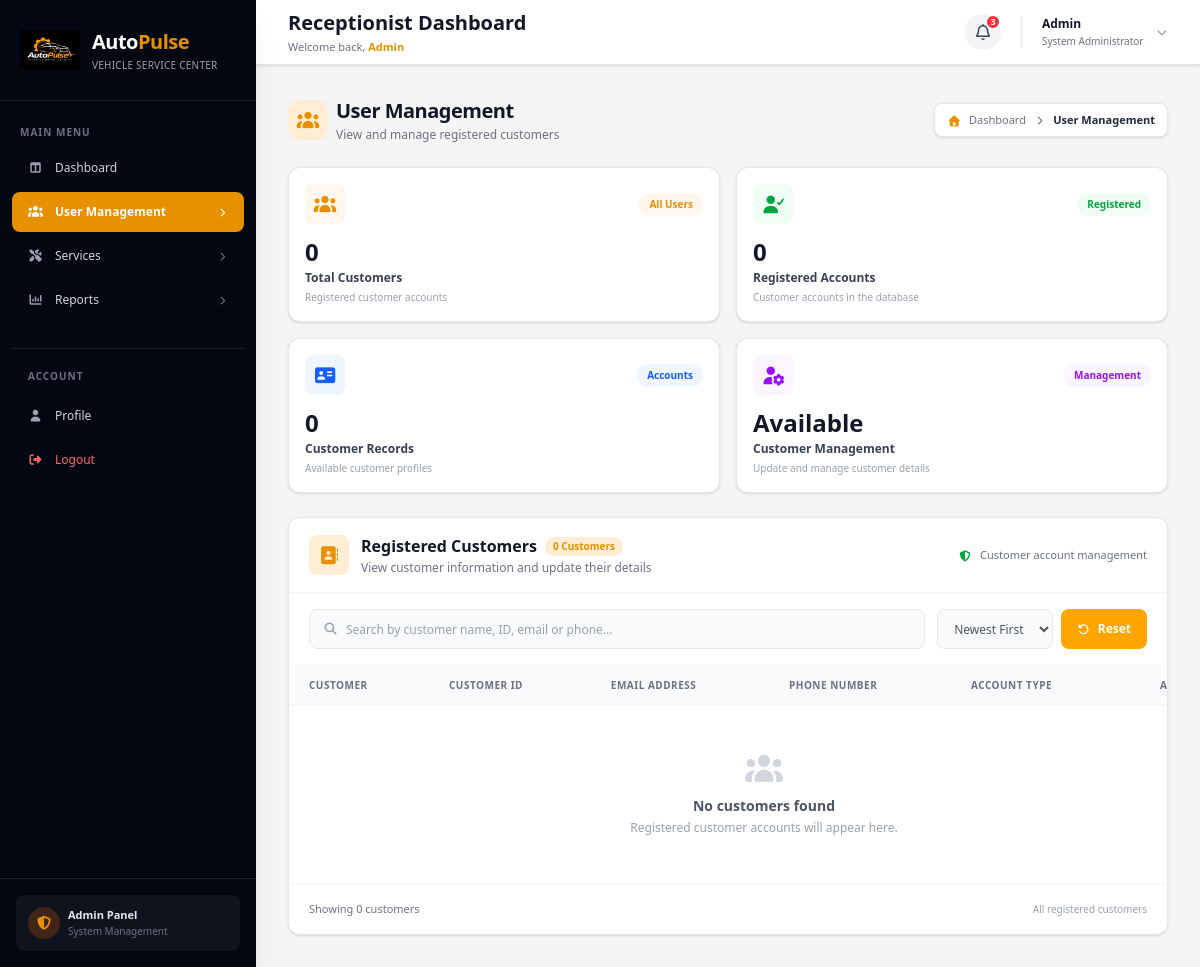
Page /HTML/receptionist/user_management.php on the earlier database version.
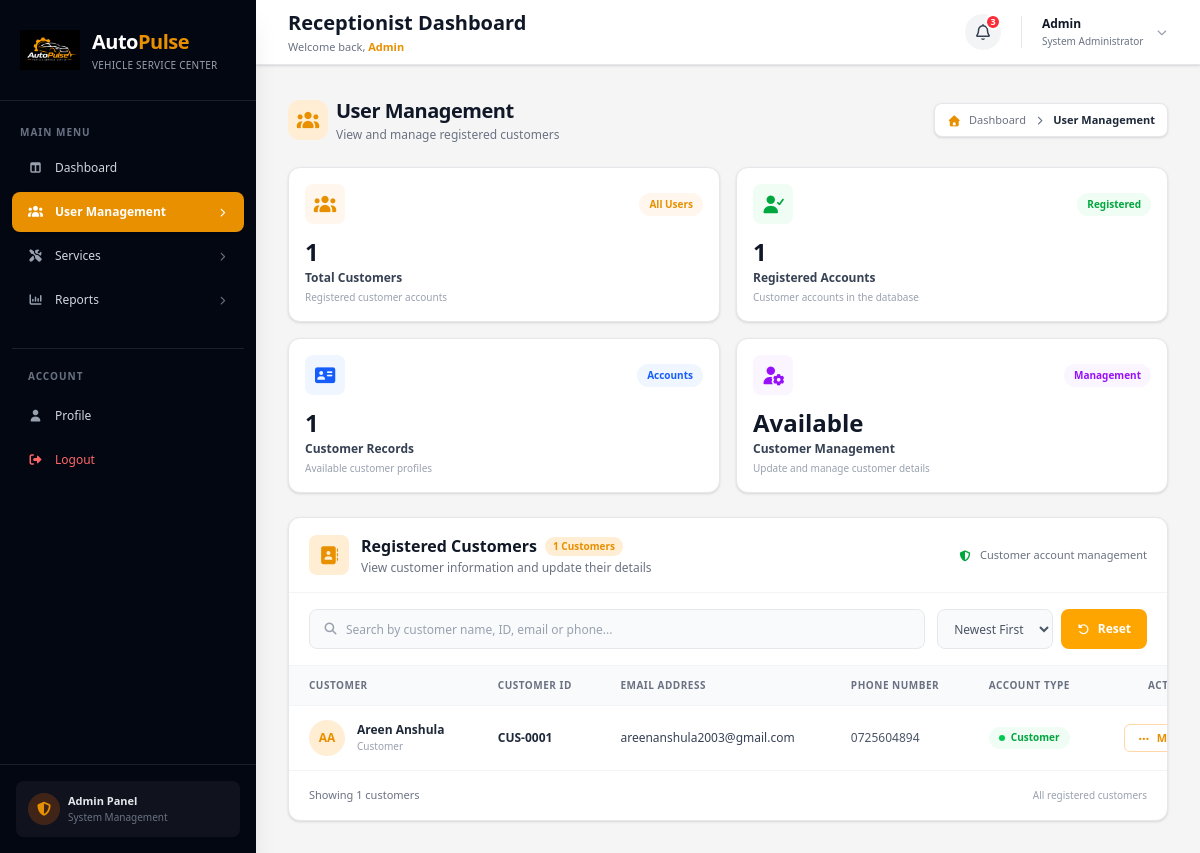
Same page on the later database version.
### tables this page shows
CREATE TABLE `users` (
  `id` int(11) NOT NULL,
  `full_name` varchar(255) NOT NULL,
  `email` varchar(255) NOT NULL,
  `phone` varchar(255) NOT NULL,
  `password` varchar(255) NOT NULL,
  `role` varchar(255) NOT NULL DEFAULT 'client',
  `created_at` timestamp NOT NULL DEFAULT current_timestamp() ON UPDATE current_timestamp()
);

### PHP/receptionist_user_managent_backend.php (called while the page is built, shortened)
<?php
try {
    $conn = new mysqli("localhost", "root", "", "autopulse");
    $conn->set_charset("utf8mb4");
} catch (mysqli_sql_exception $e) {
    die("Database connection failed: " . htmlspecialchars($e->getMessage()));
}
$clients = [];
$stmt = $conn->prepare("
    SELECT id, full_name, email, phone, role
    FROM users
    WHERE LOWER(role) IN ('client', 'customer')
    ORDER BY id DESC
");
$stmt->execute();
$result = $stmt->get_result();
while ($row = $result->fetch_assoc()) {
    $clients[] = $row;
}
?>

### HTML/receptionist/user_management.php (the view, shortened to what the rows shown need)
<?php
include "../../PHP/receptionist_user_managent_backend.php";
?>
<!DOCTYPE html>
<html lang="en">
<head>
    <script src="https://cdn.jsdelivr.net/npm/@tailwindcss/browser@4.3.3"></script>
    <link rel="stylesheet" href="https://cdnjs.cloudflare.com/ajax/libs/font-awesome/7.3.1/css/all.min.css">
</head>
<body class="min-h-screen bg-[#F5F5F5] font-poppins text-gray-800">
    <div class="flex min-h-screen">
        <aside
            class="fixed left-0 top-0 z-50 hidden h-screen w-64 flex-col overflow-y-auto bg-gray-950 text-white shadow-xl lg:flex">
            <div class="border-b border-white/10 px-5 py-5">
                <a href="../homepage.php" class="flex items-center gap-3">
                    <div>
                        <h1 class="text-xl font-bold tracking-tight">Auto<span class="text-[#E89000]">Pulse</span></h1>
                    </div>
                </a>
            </div>
        </aside>
        <main class="min-w-0 flex-1 lg:ml-64">
            <header class="sticky top-0 z-40 border-b border-gray-200 bg-white shadow-sm">
                <div class="flex h-16 items-center justify-between px-4 sm:px-6 lg:px-8">
                    <div>
                        <h2 class="text-lg font-bold text-gray-900 sm:text-xl">Receptionist Dashboard</h2>
                    </div>
                </div>
            </header>
            <div class="space-y-6 p-4 sm:p-6 lg:p-8">
                <section class="flex flex-col gap-4 sm:flex-row sm:items-center sm:justify-between">
                    <div>
                        <div class="flex items-center gap-2">
                            <div>
                                <h1 class="text-xl font-bold tracking-tight text-gray-900">User Management</h1>
                            </div>
                        </div>
                    </div>
                </section>
                <section class="overflow-hidden rounded-xl border border-gray-200 bg-white shadow-sm">
                    <div
                        class="flex flex-col gap-3 border-b border-gray-100 px-5 py-4 sm:flex-row sm:items-center sm:justify-between">
                        <div class="flex items-center gap-3">
                            <div>
                                <div class="flex flex-wrap items-center gap-2">
                                    <h2 class="text-base font-bold text-gray-900">Registered Customers</h2>
                                </div>
                            </div>
                        </div>
                    </div>
                    <div class="overflow-x-auto">
                        <table class="w-full min-w-[950px] text-left">
                            <thead>
                                <tr class="border-y border-gray-100 bg-gray-50">
                                    <th class="px-5 py-3 text-[10px] font-bold uppercase tracking-wider text-gray-500">
                                        Customer</th>
                                    <th class="px-5 py-3 text-[10px] font-bold uppercase tracking-wider text-gray-500">
                                        Customer ID</th>
                                    <th class="px-5 py-3 text-[10px] font-bold uppercase tracking-wider text-gray-500">
                                        Email Address</th>
                                    <th class="px-5 py-3 text-[10px] font-bold uppercase tracking-wider text-gray-500">
                                        Phone Number</th>
                                    <th class="px-5 py-3 text-[10px] font-bold uppercase tracking-wider text-gray-500">
                                        Account Type</th>
                                    <th
                                        class="px-5 py-3 text-center text-[10px] font-bold uppercase tracking-wider text-gray-500">
                                        Action</th>
                                </tr>
                            </thead>
                            <tbody id="customerTableBody" class="divide-y divide-gray-100 text-xs text-gray-600">
                                <?php if (!empty($clients)): ?>
                                    <?php foreach ($clients as $index => $client): ?>
                                        <?php
                                        $name = $client['full_name'] ?? '';
                                        $email = $client['email'] ?? '';
                                        $phone = $client['phone'] ?? '';
                                        $id = (int) $client['id'];
                                        $initials = '';
                                        $nameParts = preg_split('/\s+/', trim($name));
                                        foreach ($nameParts as $part) {
                                            if ($part !== '') {
                                                $initials .= strtoupper(substr($part, 0, 1));
                                            }
                                        }
                                        $initials = substr($initials, 0, 2);
                                        $avatarColors = [
                                            'bg-orange-100 text-[#E89000]',
                                            'bg-purple-100 text-purple-600',
                                            'bg-blue-100 text-blue-600',
                                            'bg-teal-100 text-teal-600',
                                            'bg-pink-100 text-pink-600'
                                        ];
                                        $avatarColor = $avatarColors[$index % count($avatarColors)];
                                        ?>
                                        <tr class="customer-row transition hover:bg-orange-50/30" data-id="<?php echo $id; ?>"
                                            data-name="<?php echo htmlspecialchars($name, ENT_QUOTES, 'UTF-8'); ?>"
                                            data-email="<?php echo htmlspecialchars($email, ENT_QUOTES, 'UTF-8'); ?>"
                                            data-phone="<?php echo htmlspecialchars($phone, ENT_QUOTES, 'UTF-8'); ?>">
                                            <td class="px-5 py-3.5">
                                                <div class="flex items-center gap-3">
                                                    <div
                                                        class="flex h-9 w-9 shrink-0 items-center justify-center rounded-full <?php echo $avatarColor; ?> text-xs font-bold">
                                                        <?php echo htmlspecialchars($initials); ?>
                                                    </div>
                                                    <div>
                                                        <p class="font-semibold text-gray-800">
                                                            <?php echo htmlspecialchars($name); ?>
                                                        </p>
                                                        <p class="mt-0.5 text-[10px] text-gray-400">Customer</p>
                                                    </div>
                                                </div>
                                            </td>
                                            <td class="px-5 py-3.5 font-semibold text-gray-800">
                                                CUS-<?php echo str_pad($id, 4, '0', STR_PAD_LEFT); ?>
                                            </td>
                                            <td class="px-5 py-3.5">
                                                <span class="font-medium text-gray-700">
                                                    <?php echo htmlspecialchars($email); ?>
                                                </span>
                                            </td>
                                            <td class="px-5 py-3.5 text-gray-600">
                                                <?php echo htmlspecialchars($phone ?: 'Not provided'); ?>
                                            </td>
                                            <td class="px-5 py-3.5">
                                                <span
                                                    class="inline-flex items-center gap-1.5 rounded-full bg-green-50 px-2.5 py-1 text-[10px] font-semibold text-green-600">
                                                    <span class="h-1.5 w-1.5 rounded-full bg-green-500"></span>
                                                    Customer
                                                </span>
                                            </td>
                                            <td class="px-5 py-3.5 text-center">
                                                <button type="button" onclick="openCustomerModal(this)"
                                                    class="inline-flex cursor-pointer items-center gap-1.5 rounded-md border border-orange-200 px-3 py-1.5 text-[11px] font-semibold text-[#E89000] transition hover:border-[#E89000] hover:bg-[#E89000] hover:text-white">
                                                    <i class="fa-solid fa-ellipsis"></i>
                                                    Manage
                                                </button>
                                            </td>
                                        </tr>
                                    <?php endforeach; ?>
                                <?php endif; ?>
                            </tbody>
                        </table>
                    </div>
                </section>
            </div>
        </main>
    </div>
</body>
</html>

Differences in the rows shown:
added users: initials "AA", full_name "Areen Anshula", id "0001", email "areenanshula2003@gmail.com", phone "0725604894"
Other differences:
$clients_count: "0" → "1"
text no longer shown: "No customers found Registered customer accounts will appear here."
